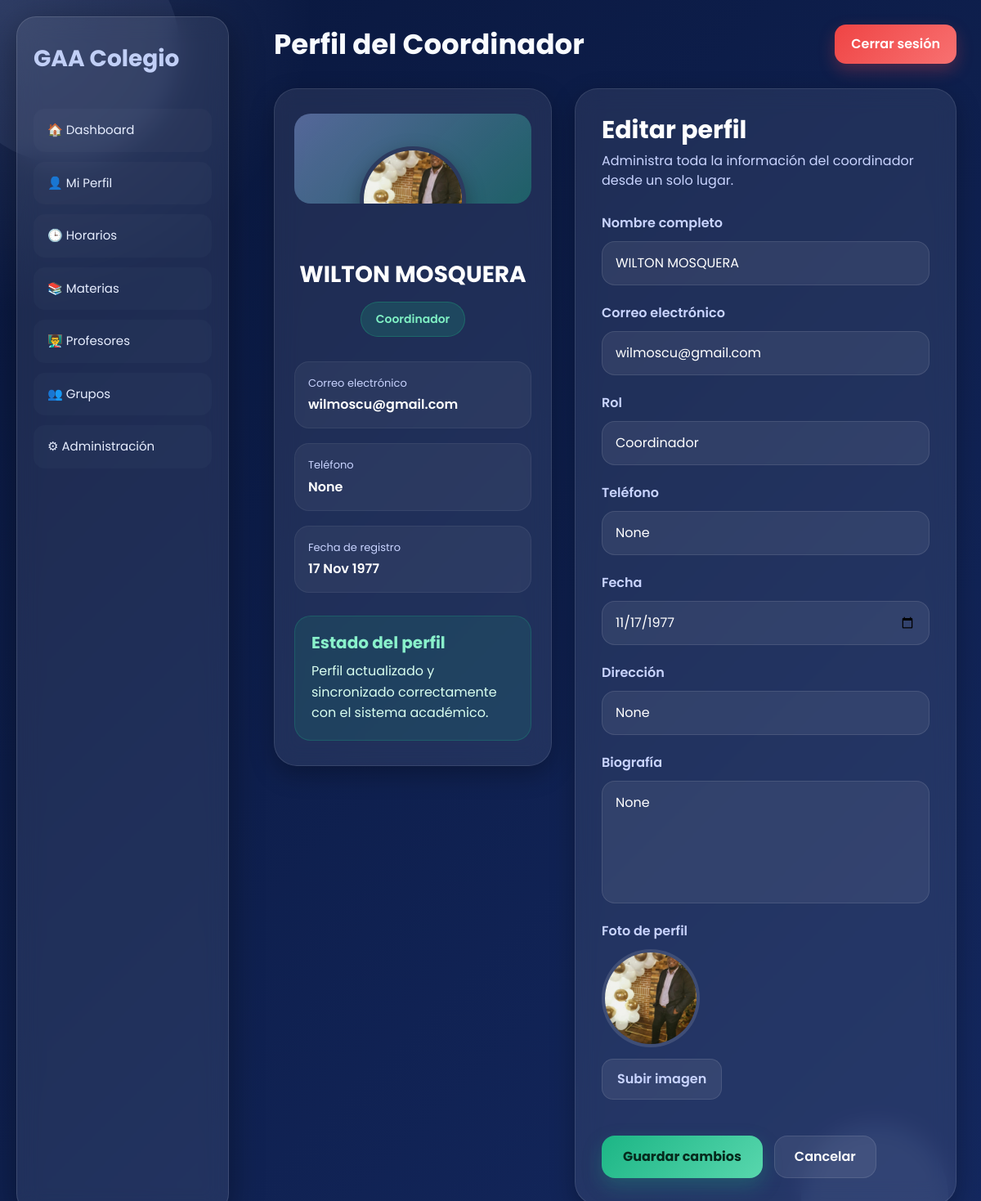
/perfil/ (signed in), run on the app's committed database.
### usuarios/models.py (models this page shows, shortened)
class PerfilCoordinador(models.Model):
    usuario = models.OneToOneField(
        Usuario,
        on_delete=models.CASCADE
    )
    telefono = models.CharField(
        max_length=30,
        blank=True,
        null=True
    )
    rol = models.CharField(
        max_length=100,
        default='Coordinador'
    )
    direccion = models.CharField(
        max_length=255,
        blank=True,
        null=True
    )
    biografia = models.TextField(
        blank=True,
        null=True
    )
    foto = models.ImageField(
        upload_to='perfiles/',
        blank=True,
        null=True
    )
    fecha = models.DateField(
        blank=True,
        null=True
    )

class Usuario(AbstractUser):
    ROLES = (
        ('coordinador', 'Coordinador'),
        ('profesor', 'Profesor'),
        ('estudiante', 'Estudiante'),
        ('directivo', 'Directivo'),
    )
    cedula = models.CharField(max_length=20, unique=True)
    rol = models.CharField(max_length=20, choices=ROLES)
    USERNAME_FIELD = 'cedula'
    REQUIRED_FIELDS = ['username', 'email']

### usuarios/views.py (the view, shortened to what this page needs)
@login_required
def perfil_coordinador(request):
    perfil, created = PerfilCoordinador.objects.get_or_create(
        usuario=request.user
    )
    contexto = {
        'perfil': perfil
    }
    return render(
        request,
        'usuarios/perfil_coordinador.html',
        contexto
    )

### usuarios/templates/usuarios/perfil_coordinador.html (shortened to what this page needs)
{% extends 'base.html' %}
{% block page_title %}
Perfil del Coordinador
{% endblock %}
{% block content %}
<div class="profile-wrapper">
    <div class="profile-card">
        <div class="profile-banner">
            {% if perfil.foto %}
                <img
                    src="{{ perfil.foto.url }}"
                    alt="Foto de perfil"
                    class="profile-avatar"
                    id="profilePreviewMain"
                >
            {% endif %}
        </div>
        <div class="profile-info">
            <h2 id="profileNamePreview">
                {{ request.user.first_name|default:request.user.username }}
            </h2>
            <div class="profile-role" id="profileRolePreview">
                {{ perfil.rol|default:"Coordinador" }}
            </div>
        </div>
        <div class="profile-meta">
            <div class="meta-item">
                <span class="meta-label">Correo electrónico</span>
                <span class="meta-value" id="profileEmailPreview">
                    {{ request.user.email|default:"Sin correo" }}
                </span>
            </div>
            <div class="meta-item">
                <span class="meta-label">Teléfono</span>
                <span class="meta-value" id="profilePhonePreview">
                    {{ perfil.telefono|default:"Sin teléfono" }}
                </span>
            </div>
            <div class="meta-item">
                <span class="meta-label">Fecha de registro</span>
                <span class="meta-value">
                    {{ perfil.fecha|date:"d M Y"|default:"Sin fecha" }}
                </span>
            </div>
        </div>
        <div class="status-card">
            <h5>Estado del perfil</h5>
            <p>Perfil actualizado y sincronizado correctamente con el sistema académico.</p>
        </div>
    </div>
    <div class="profile-form-card">
        <div class="profile-form-header">
            <h3>Editar perfil</h3>
            <p>Administra toda la información del coordinador desde un solo lugar.</p>
        </div>
        <form method="POST" enctype="multipart/form-data">
            <div class="profile-grid">
                <div class="form-group">
                    <label>Nombre completo</label>
                    <input
                        type="text"
                        class="form-control-custom"
                        id="profileNameInput"
                        name="first_name"
                        placeholder="Ingrese nombre completo"
                        value="{{ request.user.first_name }}"
                    >
                </div>
                <div class="form-group">
                    <label>Correo electrónico</label>
                    <input
                        type="email"
                        class="form-control-custom"
                        id="profileEmailInput"
                        name="email"
                        placeholder="correo@colegio.edu"
                        value="{{ request.user.email }}"
                    >
                </div>
                <div class="form-group">
                    <label>Rol</label>
                    <input
                        type="text"
                        class="form-control-custom"
                        id="profileRoleInput"
                        name="rol"
                        placeholder="Rol del usuario"
                        value="{{ perfil.rol }}"
                    >
                </div>
                <div class="form-group">
                    <label>Teléfono</label>
                    <input
                        type="text"
                        class="form-control-custom"
                        id="profilePhoneInput"
                        name="telefono"
                        placeholder="+57 300 000 0000"
                        value="{{ perfil.telefono }}"
                    >
                </div>
                <div class="form-group">
                    <label>Fecha</label>
                    <input
                        type="date"
                        class="form-control-custom"
                        name="fecha"
                        value="{{ perfil.fecha|date:'Y-m-d' }}"
                    >
                </div>
                <div class="form-group">
                    <label>Dirección</label>
                    <input
                        type="text"
                        class="form-control-custom"
                        name="direccion"
                        placeholder="Ingrese dirección"
                        value="{{ perfil.direccion }}"
                    >
                </div>
                <div class="form-group" style="grid-column:1/-1;">
                    <label>Biografía</label>
                    <textarea
                        class="form-control-custom"
                        name="biografia"
                        rows="5"
                        placeholder="Descripción del coordinador..."
                    >{{ perfil.biografia }}</textarea>
                </div>
                <div class="form-group" style="grid-column:1/-1;">
                    <label>Foto de perfil</label>
                    <div class="photo-upload">
                        <div class="photo-preview">
                            {% if perfil.foto %}
                                <img
                                    src="{{ perfil.foto.url }}"
                                    id="profilePreviewSecondary"
                                >
                            {% else %}
                                <img
                                    src="https://ui-avatars.com/api/?name={{ request.user.first_name|urlencode }}&background=1cbd87&color=fff&size=120"
                                    id="profilePreviewSecondary"
                                >
                            {% endif %}
                        </div>
                        <label class="upload-btn">
                            Subir imagen
                        </label>
                    </div>
                </div>
            </div>
            <div class="form-actions">
                <button type="submit" class="btn-save">
                    Guardar cambios
                </button>
                <button type="reset" class="btn-cancel">
                    Cancelar
                </button>
            </div>
        </form>
    </div>
</div>
{% endblock %}

### templates/base.html (shortened to what this page needs)
<!DOCTYPE html>
<html lang="es">
<head>
    <link href="https://cdn.jsdelivr.net/npm/bootstrap@5.3.3/dist/css/bootstrap.min.css" rel="stylesheet">
</head>
<body>
    <div class="sidebar">
        <div class="logo">
            GAA Colegio
        </div>
        <div class="menu">
            <a href="{% url 'panel_coordinador' %}">
                🏠 Dashboard
            </a>
            <a href="{% url 'perfil_coordinador' %}">
                👤 Mi Perfil
            </a>
            <a href="{% url 'panel_horarios' %}">
                🕒 Horarios
            </a>
            <a href="#">
                📚 Materias
            </a>
            <a href="#">
                👨‍🏫 Profesores
            </a>
            <a href="#">
                👥 Grupos
            </a>
            <a href="/admin/">
                ⚙ Administración
            </a>
        </div>
    </div>
    <div class="main">
        <div class="topbar">
            <h1>
                {% block page_title %}{% endblock %}
            </h1>
            {% if request.user.is_authenticated %}
            <a href="{% url 'logout' %}" class="logout">
                Cerrar sesión
            </a>
            {% endif %}
        </div>
        {% block content %}
        {% endblock %}
    </div>
</body>
</html>

### data on the page
PerfilCoordinador: foto (picture), rol "Coordinador", telefono "None", fecha "17 Nov 1977", fecha "11/17/1977", direccion "None", biografia "None"
Usuario: user.first_name "WILTON MOSQUERA", user.email "wilmoscu@gmail.com", first_name "WILTON MOSQUERA", email "wilmoscu@gmail.com"
